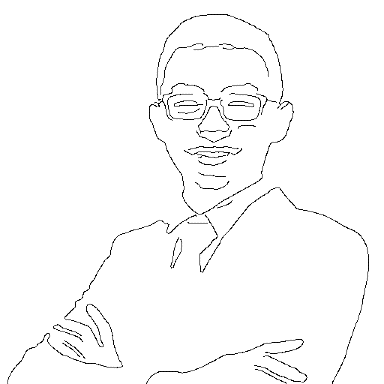
#> input picture Image/image.png, 384 x 384 px
$ python draw_beh.py
#> lines starting #> are read from the running program, lines starting #| are printed output that depends on the picture; after the words box and inside, x2 and y2 are one past the last pixel; in counts of white or black regions, pixels touching at a corner belong together
import pdb
import time

import cv2
import numpy as np

import matplotlib.pyplot as plt
from mpl_toolkits.mplot3d import Axes3D

from skip import skip

'''
Canny Edge Detector: http://bigwww.epfl.ch/demo/ip/demos/edgeDetector/
Invert the color: https://pinetools.com/invert-image-colors
'''

class Drawer(object):
    """Instance of this class find the best path for inverse kinematics

    # Constructor Arguments:
        filename: input image absolute filepath.
        h_draw: height of end-effector while drawing.
        h_move: height of end-effector while moving.

    # Methods:
        find_closest
        findPathUtils
        findPath
        draw
    """
    @staticmethod
    def find_closest(pts, point):
        """This static method find the closest pixel from the current pixel to continue
        drawing when the current pixel does not have any neighbouring pixel with value 0

        # Arguments:
            pts: all remaining pixels' coordinates.
            point: the current pixel coordinates.
        """
        pts_arr = np.array(list(pts))
        dist_2 = np.sum((pts_arr - point) ** 2, axis=1)
        return pts_arr[np.argmin(dist_2)]

    def __init__ (self, filename, h_draw, h_move,display):
#> called with filename = 'Image/image.png', h_draw = -1.7, h_move = 6, display = False
        self.h_draw = h_draw
        self.h_move = h_move
        self.display = display
        # Read image from path in grayscale
        self.arr = cv2.imread(filename, cv2.IMREAD_GRAYSCALE)
#> self.arr is the input picture: shape (384, 384); min 0, max 255, mean 250.4
        (h, w) = self.arr.shape[:2]
#> h = 384; w = 384

        (cX, cY) = (w / 2, h / 2)
#> cX = 192; cY = 192

        # grab the rotation matrix (applying the negative of the
        # angle to rotate clockwise), then grab the sine and cosine
        # (i.e., the rotation components of the matrix)
        M = cv2.getRotationMatrix2D((cX, cY), 90, 1.0)
        cos = np.abs(M[0, 0])
#> cos = 6.12e-17
        sin = np.abs(M[0, 1])
#> sin = 1

        # compute the new bounding dimensions of the image
        nW = int((h * sin) + (w * cos))
#> nW = 384
        nH = int((h * cos) + (w * sin))
#> nH = 384

        # adjust the rotation matrix to take into account translation
        M[0, 2] += (nW / 2) - cX
        M[1, 2] += (nH / 2) - cY

        # perform the actual rotation and return the image
        self.arr = cv2.warpAffine(self.arr, M, (nW, nH))
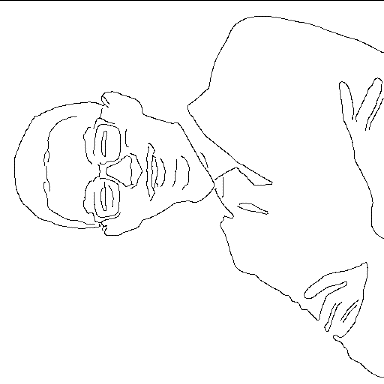
#> self.arr: shape (384, 384); min 0, max 255, mean 249.7

        # Convert gray pixels into black
        self.arr[self.arr < 150] = 0
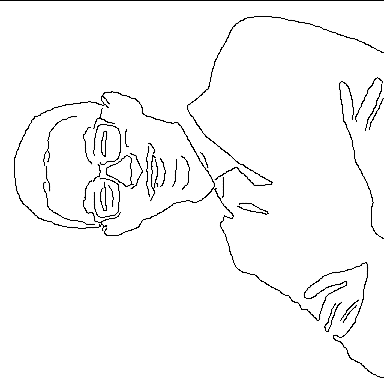
#> self.arr: shape (384, 384); 2.29% of pixels changed, all inside (x1, y1, x2, y2) = (14, 16, 384, 378)

        # Find all black pixels
        self.pts = set(map(tuple, np.argwhere(self.arr == 0)))
#> self.pts = 3866 items

    def findPathUtils(self, y, x):
        """Recursively (Depth-first search approach) visit remaining pixels.
        # Arguments:
            y: row index (height) of pixel
            x: column index (width) of pixel
        # Return:
            None
        """
        if self.point is None:
            self.path.append((y, x, self.h_move))
        else:
            self.pts.remove((y, x))
            if self.path[-1][2] == self.h_move:
                self.path.append((y, x, self.h_move))
        self.path.append((y, x, self.h_draw))
        self.point = (y, x)
        self.arr[y][x] = 255 # Mark pixel as visited

        flag = False

        # Check out all 8 neighbouring pixels
        for i in range(-1, 2):
            for j in range(-1, 2):
                try: # Handle IndexError exceptions (when pixel is at edge of image)
                    if self.arr[y + i][x + j] == 0 and (y + i, x + j) in self.pts: # If pixel is not visited
                        self.findPathUtils(y + i, x + j)
                        flag = True
                except Exception as e:
                    # print(e)
                    pass
        if not flag:
            self.path.append((y, x, self.h_move))

    def findPath(self):
        """Find the path (to-be-drawn pixels coordinates in specific order) that optimize
        inverse kinematics computation.
        # Arguments:
            None
        # Return:
            None
        """
        self.point = None
        self.path = []
        while (self.pts): # While there are still points we have not visited
            # print(len(self.pts))
            if self.point is None: # If the first point is visited
                y, x = self.pts.pop()
            else:
                # When we visit a pixel with non-zero neighbours, we find the
                # closest remaining pixel to continue drawing.
                y, x = self.find_closest(self.pts, self.point)

            self.findPathUtils(y, x)
#> this loop made 33 passes
#> (y, x) on passes 1 to 8: (193, 18), (224, 94), (190, 49), (165, 44), (152, 85), (164, 98), (178, 100), (210, 103)

    def draw(self):
        if(self.display):
            cv2.namedWindow("test", cv2.WINDOW_NORMAL)
            a = 0
            for y, x, h in self.path:
                a +=1
                print(a)
                print("y, x, h = {}, {}, {}".format(y, x, h))
                self.arr[y, x] = 0
                cv2.imshow("test", self.arr)
                key = cv2.waitKey(10) # Pause for 3 seconds before fetching next image
                if key == 27: # If ESC is pressed, exit loop
                    cv2.destroyAllWindows()
                    break
            cv2.imwrite("output.jpg",self.arr)
        return self.path

def plot(arr,plot,plot_2D):
    '''
    arr: array that need to be plotted out
    plot: set True to display the ploy
    plot_2D: set True to plot the 2D diagram, else 3D
    '''
    y=[]
    x=[]
    z=[]

    two_D_plot = plot_2D

    for i in arr:
        y.append(i[0])
        x.append(i[1])
        z.append(i[2])

    max_y = max(y)
    min_y = min(y)
    max_x = max(x)
    min_x = min(x)
    print("In x-axis, Max: {} Min: {} Offset: {}.".format(max_x,min_x,(max_x+min_x)/2))
    print("In y-axis, Max: {} Min: {} Offset: {}.".format(max_y,min_y,(max_y+min_y)/2))

    if plot:
        if two_D_plot:
            plt.title('Output Points forom Drawing')
            plt.scatter([i-(max_y+min_y)/2 for i in y], [i+(max_x+min_x)/2 for i in x])
            # plt.scatter(y, x)
        else:
            fig = plt.figure()
            ax = fig.add_subplot(111, projection='3d')
            ax.plot(arr[:,1],arr[:,0],arr[:,2])
            ax.scatter(arr[0,1],arr[0,0],arr[0,2],marker="o")       # Starting Point
            ax.scatter(arr[-1,1],arr[-1,0],arr[-1,2],marker="x")    # Ending Point
        plt.show()

    return (max_y+min_y)/2,(max_x+min_x)/2


def main():
    H_move = 6
    H_draw = -1.7
    filename = "Image/image.png"
    # filename = "Image/abc.jpeg"
    drawer = Drawer(filename, H_draw,H_move,False)
    drawer.findPath()
    arr = drawer.draw()
    arr=np.asarray(arr)         # <type 'numpy.ndarray'>

    # Factor x coordinate & y coordinate
    for i in arr:
        i[0] = i[0]*0.05
        i[1] = i[1]*0.05
#> this loop made 4396 passes
    arr = np.round(arr,1)

    print("Number of point to IK: {}".format(len(arr)))
#| Number of point to IK: 4396

    arr = arr.tolist()
    yk = False
    if yk:
        arr = skip(arr,drawer.h_move,drawer.h_draw)
    else:
        reject=[]
        counter = 0
        for index,i in enumerate(arr):
            if i[2]==drawer.h_move:
                print("test")
            else:
                # print(counter)
                counter+=1                      # Issue that I mentioned yesterday, the ending part issue
                if(counter!=30 and (arr[index+1])[2]!=drawer.h_move and (arr[index-1])[2]!=drawer.h_move):
                    reject.append(index)        # save the index so that can use the np.deleted() function
                else:
                    counter=0                   # keep the tenth point and reset the counter
#> this loop made 4396 passes
#> i on passes 1 to 3: [9.6, 0.9, 6], [9.6, 0.9, -1.7], [9.6, 0.8, -1.7]
#| test
#> (further printed lines are left out)
        arr=np.asarray(arr)                     # convert list to array so that can use np.delete()
        arr=np.delete(arr,reject,axis=0)        # (original array, index that need to be deleted, axis)
    # print(arr)
    arr=np.asarray(arr)
    print("After F Number of point to IK: {}".format(len(arr)))
#| After F Number of point to IK: 993

    '''
    Workspace Region
    '''
    # min_X = 10
    # max_X = 30
    # min_Y =-15
    # max_Y = 15
    # arr = [[min_X,max_Y,H_move],
    #             [min_X,max_Y,H_draw],
    #             [min_X,min_Y,H_draw],
    #             [max_X,min_Y,H_draw],
    #             [max_X,max_Y,H_draw],
    #             [min_X,max_Y,H_draw],
    #             [min_X,max_Y,H_move]]
    # arr=np.asarray(arr)

    plot(arr,True,True)         # set True to plot 2D graph
#> the loop in plot, `for i in arr:` made 993 passes
#> i on passes 1 to 3: [9.6, 0.9, 6], [9.6, 0.9, -1.7], [8.2, 0.7, -1.7]
#| In x-axis, Max: 19.2 Min: 0.0 Offset: 9.6.
#| In y-axis, Max: 18.8 Min: 0.0 Offset: 9.4.
#> in plot, `plt.show()`:
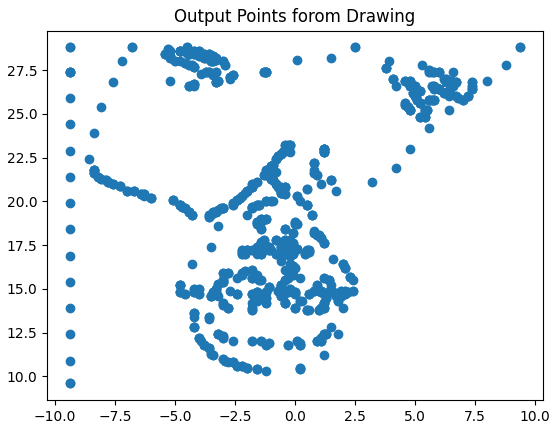
#> figure drawn by matplotlib, 1 panel

    plot(arr,True,False)         # set True to plot 2D graph
#> call 2 of plot, with arr = array of shape (993, 3), plot = True, plot_2D = False
#> the loop in plot (call 2), `for i in arr:` made 993 passes
#| In x-axis, Max: 19.2 Min: 0.0 Offset: 9.6.
#| In y-axis, Max: 18.8 Min: 0.0 Offset: 9.4.
#> in plot (call 2), `plt.show()`:
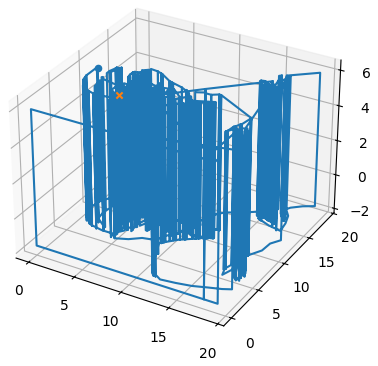
#> figure drawn by matplotlib, 1 panel


if __name__ == "__main__":
    main()

$ run again, with Image/abc.jpeg saved as Image/image.png
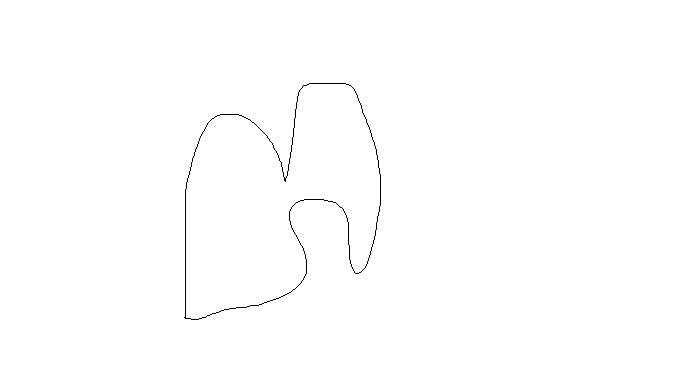
#> input picture Image/abc.jpeg, 683 x 384 px
#> in __init__, self.arr is the input picture: shape (384, 683); min 0, max 255, mean 254.1
#> in __init__, `self.arr = cv2.warpAffine(self.arr, M, (nW, nH))`:
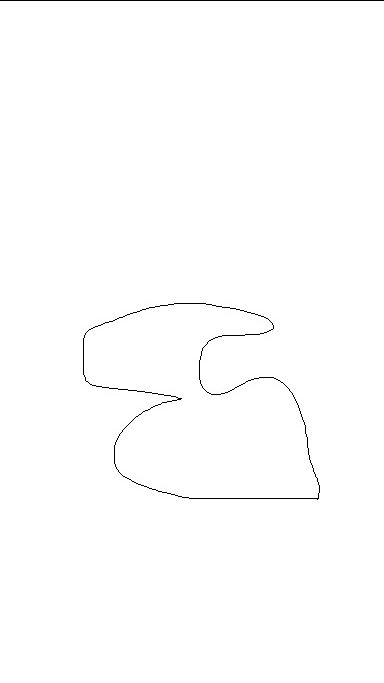
#> self.arr: shape (683, 384); min 0, max 255, mean 253.7
#> in __init__, `self.pts = set(map(tuple, np.argwhere(self.arr == 0)))`: self.pts = 1327 items
#> the loop in findPath, `while (self.pts):` made 2 passes
#> (y, x) on passes 1 to 2: (493, 167), (0, 178)
#> after the loop in findPath, `while (self.pts):`: self.pts = 0 items
#> in main, `arr = drawer.draw()`: arr = 1337 items, first 6: (493, 167, 6), (493, 167, -1.7), (492, 166, -1.7), (492, 165, -1.7), (492, 164, -1.7), (492, 163, -1.7)
#> in main, `arr=np.asarray(arr)         # <type 'numpy.ndarray'>`: arr = 1337 rows, first 8: [493, 167, 6], [493, 167, -1.7], [492, 166, -1.7], [492, 165, -1.7], [492, 164, -1.7], [492, 163, -1.7], [492, 162, -1.7], [491, 161, -1.7]
#> the loop in main, `for i in arr:` made 1337 passes
#> in main, `arr = np.round(arr,1)`: arr = 1337 rows, first 8: [24.7, 8.4, 6], [24.7, 8.4, -1.7], [24.6, 8.3, -1.7], [24.6, 8.2, -1.7], [24.6, 8.2, -1.7], [24.6, 8.2, -1.7], [24.6, 8.1, -1.7], [24.6, 8, -1.7]
#| Number of point to IK: 1337
#> in main, `arr = arr.tolist()`: arr = 1337 items, first 6: [24.7, 8.4, 6], [24.7, 8.4, -1.7], [24.6, 8.3, -1.7], [24.6, 8.2, -1.7], [24.6, 8.2, -1.7], [24.6, 8.2, -1.7]
#> the loop in main, `for index,i in enumerate(arr):` made 1337 passes
#> i on passes 2 to 9: [24.7, 8.4, -1.7], [24.6, 8.3, -1.7], [24.6, 8.2, -1.7], [24.6, 8.2, -1.7], [24.6, 8.2, -1.7], [24.6, 8.1, -1.7], [24.6, 8, -1.7], [24.6, 8, -1.7]
#> (printed output is left out)
#> after the loop in main, `for index,i in enumerate(arr):`: reject = 1275 values from 2 to 1334
#> in main, `arr=np.asarray(arr)`: arr = 1337 rows, first 8: [24.7, 8.4, 6], [24.7, 8.4, -1.7], [24.6, 8.3, -1.7], [24.6, 8.2, -1.7], [24.6, 8.2, -1.7], [24.6, 8.2, -1.7], [24.6, 8.1, -1.7], [24.6, 8, -1.7]
#> in main, `arr=np.delete(arr,reject,axis=0)`: arr = 62 rows, first 8: [24.7, 8.4, 6], [24.7, 8.4, -1.7], [24.2, 6.8, -1.7], [23, 5.7, -1.7], [21.5, 6.1, -1.7], [20.4, 7.6, -1.7], [19.8, 8.7, -1.7], [19.6, 7.2, -1.7]
#| After F Number of point to IK: 62
#> the loop in plot, `for i in arr:` made 62 passes
#> after the loop in plot, `for i in arr:`: x = 62 values, max 19.2 at index 60, min 0 at index 50, mean 10.08; y = 62 values, max 25 at index 35, min 0 at index 43, mean 14.46; z = 62 values, max 6 at index 0, min -1.7 at index 1, mean -0.458
#> max_y = 25
#> min_y = 0
#> max_x = 19.2
#> min_x = 0
#| In x-axis, Max: 19.2 Min: 0.0 Offset: 9.6.
#| In y-axis, Max: 25.0 Min: 0.0 Offset: 12.5.
#> the loop in plot (call 2), `for i in arr:` made 62 passes
#| In x-axis, Max: 19.2 Min: 0.0 Offset: 9.6.
#| In y-axis, Max: 25.0 Min: 0.0 Offset: 12.5.
#> in plot (call 2), `plt.show()`:
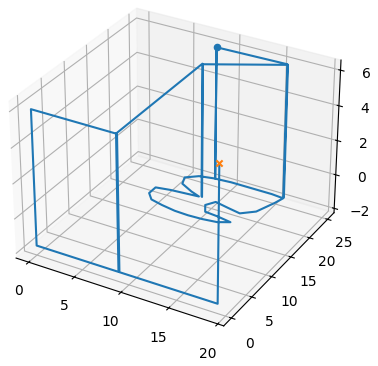
#> figure drawn by matplotlib, 1 panel

$ run again, with Image/Love.png copied over Image/image.png
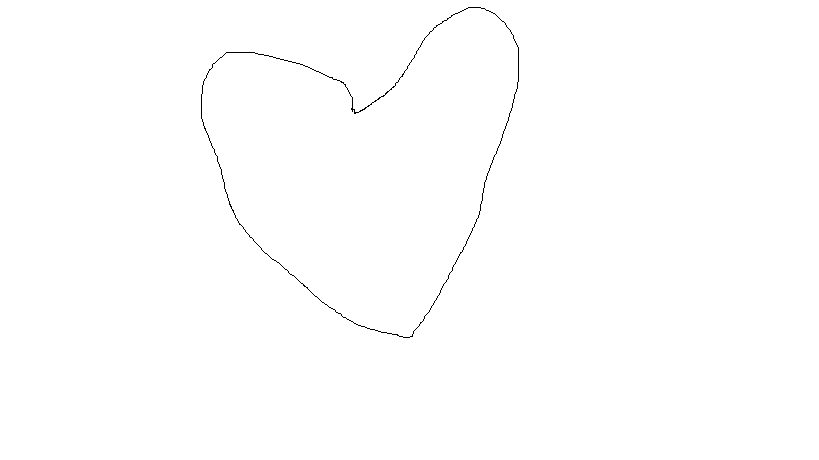
#> input picture Image/Love.png, 819 x 460 px
#> in __init__, `self.arr = cv2.warpAffine(self.arr, M, (nW, nH))`:
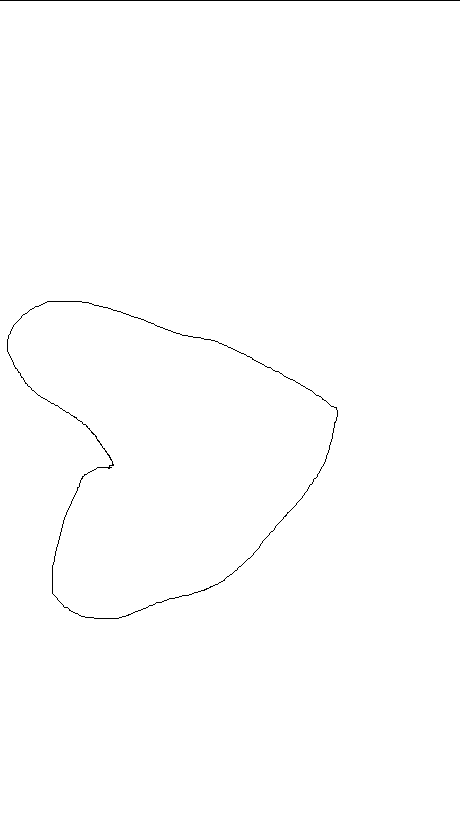
#> self.arr: shape (819, 460); 99.6% white; black in thin lines or dots, all inside (x1, y1, x2, y2) = (0, 0, 460, 619)
#> in __init__, `self.pts = set(map(tuple, np.argwhere(self.arr == 0)))`: self.pts = 1490 items
#> the loop in findPath, `while (self.pts):` made 2 passes
#> (y, x) on passes 1 to 2: (0, 414), (371, 278)
#> after the loop in findPath, `while (self.pts):`: self.pts = 0 items
#> in main, `arr = drawer.draw()`: arr = 1524 items, first 6: (0, 414, 6), (0, 414, -1.7), (0, 413, -1.7), (0, 412, -1.7), (0, 411, -1.7), (0, 410, -1.7)
#> in main, `arr=np.asarray(arr)         # <type 'numpy.ndarray'>`: arr = 1524 rows, first 8: [0, 414, 6], [0, 414, -1.7], [0, 413, -1.7], [0, 412, -1.7], [0, 411, -1.7], [0, 410, -1.7], [0, 409, -1.7], [0, 408, -1.7]
#> the loop in main, `for i in arr:` made 1524 passes
#> in main, `arr = np.round(arr,1)`: arr = 1524 rows, first 8: [0, 20.7, 6], [0, 20.7, -1.7], [0, 20.7, -1.7], [0, 20.6, -1.7], [0, 20.6, -1.7], [0, 20.5, -1.7], [0, 20.5, -1.7], [0, 20.4, -1.7]
#| Number of point to IK: 1524
#> in main, `arr = arr.tolist()`: arr = 1524 items, first 6: [0, 20.7, 6], [0, 20.7, -1.7], [0, 20.7, -1.7], [0, 20.6, -1.7], [0, 20.6, -1.7], [0, 20.5, -1.7]
#> the loop in main, `for index,i in enumerate(arr):` made 1524 passes
#> i on passes 2 to 9: [0, 20.7, -1.7], [0, 20.7, -1.7], [0, 20.6, -1.7], [0, 20.6, -1.7], [0, 20.5, -1.7], [0, 20.5, -1.7], [0, 20.4, -1.7], [0, 20.4, -1.7]
#> (printed output is left out)
#> after the loop in main, `for index,i in enumerate(arr):`: reject = 1421 values from 2 to 1521
#> in main, `arr=np.asarray(arr)`: arr = 1524 rows, first 8: [0, 20.7, 6], [0, 20.7, -1.7], [0, 20.7, -1.7], [0, 20.6, -1.7], [0, 20.6, -1.7], [0, 20.5, -1.7], [0, 20.5, -1.7], [0, 20.4, -1.7]
#> in main, `arr=np.delete(arr,reject,axis=0)`: arr = 103 rows, first 8: [0, 20.7, 6], [0, 20.7, -1.7], [0, 19.2, -1.7], [0, 17.7, -1.7], [0, 16.2, -1.7], [0, 14.7, -1.7], [0, 13.2, -1.7], [0, 11.7, -1.7]
#| After F Number of point to IK: 103
#> the loop in plot, `for i in arr:` made 103 passes
#> after the loop in plot, `for i in arr:`: x = 103 values, max 23 at index 20, min 0 at index 15, mean 10.45; y = 103 values, max 30.9 at index 45, min 0 at index 0, mean 18.42; z = 103 values, max 6 at index 0, min -1.7 at index 1, mean 0.842
#> max_y = 30.9
#> min_y = 0
#> max_x = 23
#> min_x = 0
#| In x-axis, Max: 23.0 Min: 0.0 Offset: 11.5.
#| In y-axis, Max: 30.9 Min: 0.0 Offset: 15.45.
#> the loop in plot (call 2), `for i in arr:` made 103 passes
#| In x-axis, Max: 23.0 Min: 0.0 Offset: 11.5.
#| In y-axis, Max: 30.9 Min: 0.0 Offset: 15.45.
#> in plot (call 2), `plt.show()`:
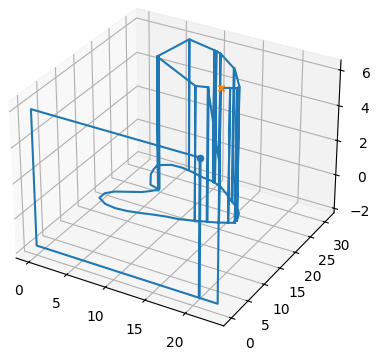
#> figure drawn by matplotlib, 1 panel

$ run again, with Image/circle1.png copied over Image/image.png
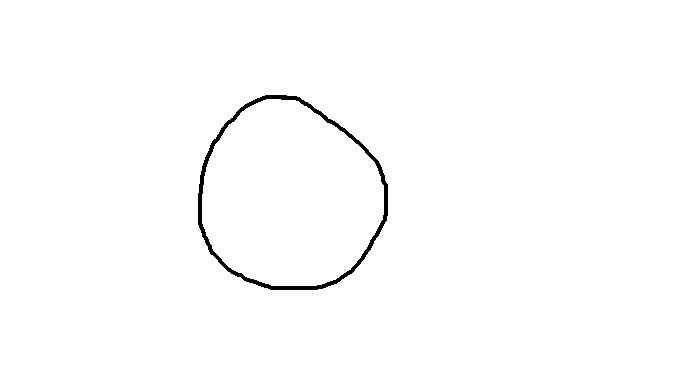
#> input picture Image/circle1.png, 683 x 384 px
#> in __init__, `self.arr = cv2.warpAffine(self.arr, M, (nW, nH))`:
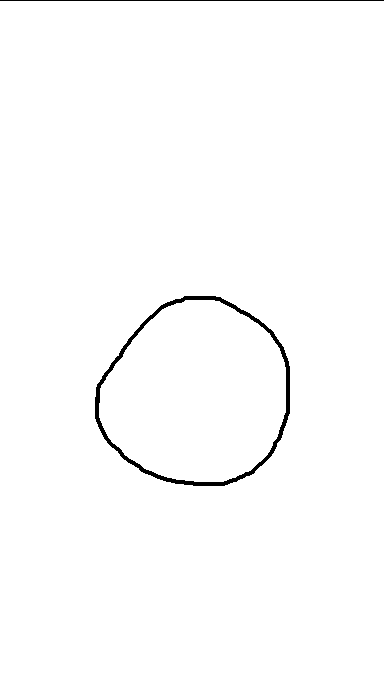
#> self.arr: shape (683, 384); 99% white; 2 black regions, box (x1, y1, x2, y2) and area: (95, 296, 290, 486) 2360, (0, 0, 384, 1) 384
#> in __init__, `self.pts = set(map(tuple, np.argwhere(self.arr == 0)))`: self.pts = 2744 items
#> the loop in findPath, `while (self.pts):` made 2 passes
#> (y, x) on passes 1 to 2: (480, 228), (0, 251)
#> after the loop in findPath, `while (self.pts):`: self.pts = 0 items
#> in main, `arr = drawer.draw()`: arr = 2848 items, first 6: (480, 228, 6), (480, 228, -1.7), (479, 229, -1.7), (479, 230, -1.7), (479, 231, -1.7), (478, 232, -1.7)
#> in main, `arr=np.asarray(arr)         # <type 'numpy.ndarray'>`: arr = 2848 rows, first 8: [480, 228, 6], [480, 228, -1.7], [479, 229, -1.7], [479, 230, -1.7], [479, 231, -1.7], [478, 232, -1.7], [478, 233, -1.7], [478, 234, -1.7]
#> the loop in main, `for i in arr:` made 2848 passes
#> in main, `arr = np.round(arr,1)`: arr = 2848 rows, first 8: [24, 11.4, 6], [24, 11.4, -1.7], [24, 11.5, -1.7], [24, 11.5, -1.7], [24, 11.6, -1.7], [23.9, 11.6, -1.7], [23.9, 11.6, -1.7], [23.9, 11.7, -1.7]
#| Number of point to IK: 2848
#> in main, `arr = arr.tolist()`: arr = 2848 items, first 6: [24, 11.4, 6], [24, 11.4, -1.7], [24, 11.5, -1.7], [24, 11.5, -1.7], [24, 11.6, -1.7], [23.9, 11.6, -1.7]
#> the loop in main, `for index,i in enumerate(arr):` made 2848 passes
#> i on passes 2 to 9: [24, 11.4, -1.7], [24, 11.5, -1.7], [24, 11.5, -1.7], [24, 11.6, -1.7], [23.9, 11.6, -1.7], [23.9, 11.6, -1.7], [23.9, 11.7, -1.7], [23.9, 11.8, -1.7]
#> (printed output is left out)
#> after the loop in main, `for index,i in enumerate(arr):`: reject = 2585 values from 2 to 2845
#> in main, `arr=np.asarray(arr)`: arr = 2848 rows, first 8: [24, 11.4, 6], [24, 11.4, -1.7], [24, 11.5, -1.7], [24, 11.5, -1.7], [24, 11.6, -1.7], [23.9, 11.6, -1.7], [23.9, 11.6, -1.7], [23.9, 11.7, -1.7]
#> in main, `arr=np.delete(arr,reject,axis=0)`: arr = 263 rows, first 8: [24, 11.4, 6], [24, 11.4, -1.7], [23.2, 12.9, -1.7], [21.7, 13.9, -1.7], [20.2, 14.3, -1.7], [18.7, 14.3, -1.7], [17.2, 13.8, -1.7], [15.8, 12.6, -1.7]
#| After F Number of point to IK: 263
#> the loop in plot, `for i in arr:` made 263 passes
#> after the loop in plot, `for i in arr:`: x = 263 values, max 19.2 at index 261, min 0 at index 253, mean 10.06; y = 263 values, max 24.2 at index 214, min 0 at index 243, mean 18.8; z = 263 values, max 6 at index 0, min -1.7 at index 1, mean 1.34
#> max_y = 24.2
#> min_y = 0
#> max_x = 19.2
#> min_x = 0
#| In x-axis, Max: 19.2 Min: 0.0 Offset: 9.6.
#| In y-axis, Max: 24.2 Min: 0.0 Offset: 12.1.
#> the loop in plot (call 2), `for i in arr:` made 263 passes
#| In x-axis, Max: 19.2 Min: 0.0 Offset: 9.6.
#| In y-axis, Max: 24.2 Min: 0.0 Offset: 12.1.
#> in plot (call 2), `plt.show()`:
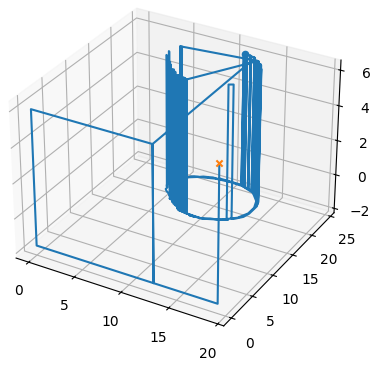
#> figure drawn by matplotlib, 1 panel
